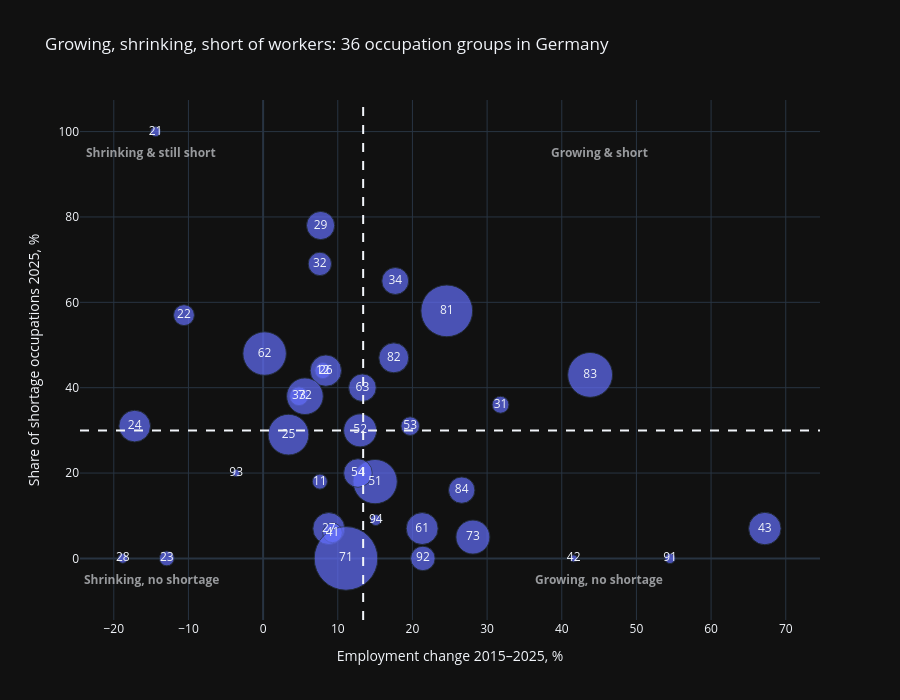

Here is the notebook cell this chart was saved with:
### Code cell
fig = px.scatter(matrix, x="change_pct", y="shortage_share", size="jobs_2025", text="group_code",
                 hover_name="group", hover_data={"jobs_2025": ":,", "rated": True, "group_code": False},
                 size_max=45, height=700,
                 title="Growing, shrinking, short of workers: 36 occupation groups in Germany",
                 labels={"change_pct": "Employment change 2015–2025, %",
                         "shortage_share": "Share of shortage occupations 2025, %"})
fig.add_vline(x=avg_growth, line_dash="dash")
fig.add_hline(y=avg_short, line_dash="dash")
for x, y, t in [(45, 95, "Growing & short"), (-15, 95, "Shrinking & still short"),
                (45, -5, "Growing, no shortage"), (-15, -5, "Shrinking, no shortage")]:
    fig.add_annotation(x=x, y=y, text=f"<b>{t}</b>", showarrow=False, opacity=0.6)
fig.update_traces(textposition="middle center")
fig.show()
fig.write_html("../output/charts/03_matrix_growth_shortage.html")

### Figure 1 — Plotly figure (JSON) as saved in the notebook; plotly's stock layout.template omitted (floating-point values rounded to 4 significant figures)
{"data": [{"customdata": [[247300.0, 11, "11"], [279400.0, 9, "12"], [109300.0, 2, "21"], [477000.0, 7, "22"], [241500.0, 8, "23"], [1093000.0, 16, "24"], [1812000.0, 17, "25"], [1077000.0, 25, "26"], [1116000.0, 14, "27"], [103600.0, 6, "28"], [868400.0, 9, "29"], [313000.0, 11, "31"], [595700.0, 16, "32"], [385000.0, 13, "33"], [793400.0, 17, "34"], [422800.0, 18, "41"], [56320.0, 5, "42"], [1150000.0, 28, "43"], [2140000.0, 17, "51"], [1190000.0, 10, "52"], [376300.0, 13, "53"], [893200.0, 5, "54"], [1116000.0, 15, "61"], [2061000.0, 23, "62"], [832400.0, 15, "63"], [4418000.0, 21, "71"], [1463000.0, 21, "72"], [1262000.0, 20, "73"], [2924000.0, 38, "81"], [978100.0, 17, "82"], [2197000.0, 14, "83"], [758700.0, 19, "84"], [116700.0, 8, "91"], [655200.0, 12, "92"], [60660.0, 5, "93"], [132000.0, 11, "94"]], "hovertemplate": "<b>%{hovertext}</b><br><br>Employment change 2015–2025, %=%{x}<br>Share of shortage occupations 2025, %=%{y}<br>jobs_2025=%{customdata[0]:,}<br>rated=%{customdata[1]}<extra></extra>", "hovertext": ["Land, Tier, Forstwirtschaftsberufe", "Gartenbauberufe und Floristik", "Rohstoffgewinn und aufbereitung, Glas und Keramikherstellung und verarbeitung", "Kunststoffherstellung und verarbeitung, Holzbe und verarbeitung", "Papier und Druckberufe, technische Mediengestaltung", "Metallerzeugung und bearbeitung, Metallbauberufe", "Maschinen und Fahrzeugtechnikberufe", "Mechatronik, Energie und Elektroberufe", "Technische Forschungs, Entwicklungs, Konstruktions und Produktionssteuerungsberufe", "Textil und Lederberufe", "Lebensmittelherstellung und verarbeitung", "Bauplanungs, Architektur und Vermessungsberufe", "Hoch und Tiefbauberufe", "(Innen) Ausbauberufe", "Gebäude und versorgungstechnische Berufe", "Mathematik, Biologie, Chemie und Physikberufe", "Geologie, Geografie und Umweltschutzberufe", "Informatik, Informations und Kommunikationstechnologie berufe", "Verkehr und Logistikberufe (außer Fahrzeugführung)", "Führer/innen von Fahrzeug und Transportgeräten", "Schutz, Sicherheits und Überwachungsberufe", "Reinigungsberufe", "Einkaufs, Vertriebs und Handelsberufe", "Verkaufsberufe", "Tourismus, Hotel und Gaststättenberufe", "Berufe Unternehmensführung und organisation", "Berufe der Finanzdienstleistungen, Rechnungswesen und Steuerberatung", "Berufe in Recht und Verwaltung", "Medizinische Gesundheitsberufe", "Nicht medizinische Gesundheits, Körperpflege und Wellnessberufe, Medizintechnik", "Erziehung, soziale und hauswirtschaftliche Berufe, Theologie", "Lehrende und ausbildende Berufe", "Sprach, literatur, geistes, gesellschafts und wirtschaftswissenschaftliche Berufe", "Werbung, Marketing, kaufmännische und redaktionelle Medienberufe", "Produktdesign und kunsthandwerkliche Berufe, bildende Kunst, Musikinstrumentenbau", "Darstellende, unterhaltende Berufe"], "legendgroup": "", "marker": {"color": "#636efa", "size": [247300.0, 279400.0, 109300.0, 477000.0, 241500.0, 1093000.0, 1812000.0, 1077000.0, 1116000.0, 103600.0, 868400.0, 313000.0, 595700.0, 385000.0, 793400.0, 422800.0, 56320.0, 1150000.0, 2140000.0, 1190000.0, 376300.0, 893200.0, 1116000.0, 2061000.0, 832400.0, 4418000.0, 1463000.0, 1262000.0, 2924000.0, 978100.0, 2197000.0, 758700.0, 116700.0, 655200.0, 60660.0, 132000.0], "sizemode": "area", "sizeref": 2182.0, "symbol": "circle"}, "mode": "markers+text", "name": "", "orientation": "v", "showlegend": false, "text": ["11", "12", "21", "22", "23", "24", "25", "26", "27", "28", "29", "31", "32", "33", "34", "41", "42", "43", "51", "52", "53", "54", "61", "62", "63", "71", "72", "73", "81", "82", "83", "84", "91", "92", "93", "94"], "x": [7.6, 8.0, -14.4, -10.6, -12.9, -17.2, 3.4, 8.4, 8.8, -18.8, 7.7, 31.8, 7.6, 4.8, 17.7, 9.3, 41.6, 67.2, 15.0, 13.0, 19.7, 12.7, 21.3, 0.2, 13.3, 11.1, 5.6, 28.1, 24.6, 17.5, 43.8, 26.6, 54.5, 21.4, -3.6, 15.1], "xaxis": "x", "y": [18.0, 44.0, 100.0, 57.0, 0.0, 31.0, 29.0, 44.0, 7.0, 0.0, 78.0, 36.0, 69.0, 38.0, 65.0, 6.0, 0.0, 7.0, 18.0, 30.0, 31.0, 20.0, 7.0, 48.0, 40.0, 0.0, 38.0, 5.0, 58.0, 47.0, 43.0, 16.0, 0.0, 0.0, 20.0, 9.0], "yaxis": "y", "type": "scatter", "textposition": "middle center"}], "layout": {"xaxis": {"anchor": "y", "domain": [0.0, 1.0], "title": {"text": "Employment change 2015–2025, %"}}, "yaxis": {"anchor": "x", "domain": [0.0, 1.0], "title": {"text": "Share of shortage occupations 2025, %"}}, "legend": {"tracegroupgap": 0, "itemsizing": "constant"}, "title": {"text": "Growing, shrinking, short of workers: 36 occupation groups in Germany"}, "height": 700, "shapes": [{"line": {"dash": "dash"}, "type": "line", "x0": 13.4, "x1": 13.4, "xref": "x", "y0": 0, "y1": 1, "yref": "y domain"}, {"line": {"dash": "dash"}, "type": "line", "x0": 0, "x1": 1, "xref": "x domain", "y0": 30, "y1": 30, "yref": "y"}], "annotations": [{"opacity": 0.6, "showarrow": false, "text": "<b>Growing & short</b>", "x": 45, "y": 95}, {"opacity": 0.6, "showarrow": false, "text": "<b>Shrinking & still short</b>", "x": -15, "y": 95}, {"opacity": 0.6, "showarrow": false, "text": "<b>Growing, no shortage</b>", "x": 45, "y": -5}, {"opacity": 0.6, "showarrow": false, "text": "<b>Shrinking, no shortage</b>", "x": -15, "y": -5}]}}
